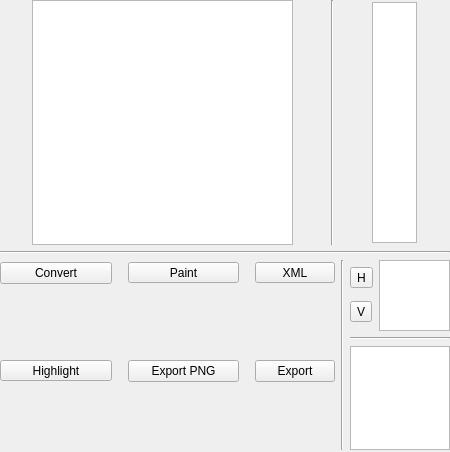
<?xml version="1.0" encoding="UTF-8"?>
<ui version="4.0">
 <class>cDrawingTab</class>
 <widget class="QWidget" name="cDrawingTab">
  <property name="geometry">
   <rect>
    <x>0</x>
    <y>0</y>
    <width>450</width>
    <height>452</height>
   </rect>
  </property>
  <property name="minimumSize">
   <size>
    <width>450</width>
    <height>452</height>
   </size>
  </property>
  <property name="maximumSize">
   <size>
    <width>450</width>
    <height>452</height>
   </size>
  </property>
  <property name="windowTitle">
   <string>Form</string>
  </property>
  <widget class="QWidget" name="layoutWidget">
   <property name="geometry">
    <rect>
     <x>0</x>
     <y>0</y>
     <width>450</width>
     <height>450</height>
    </rect>
   </property>
   <layout class="QVBoxLayout" name="verticalLayout">
    <property name="sizeConstraint">
     <enum>QLayout::SetNoConstraint</enum>
    </property>
    <item>
     <layout class="QHBoxLayout" name="horizontalLayout_2">
      <property name="sizeConstraint">
       <enum>QLayout::SetFixedSize</enum>
      </property>
      <item>
       <widget class="VisualizationGraphicsView" name="visualizationView">
        <property name="minimumSize">
         <size>
          <width>261</width>
          <height>245</height>
         </size>
        </property>
        <property name="maximumSize">
         <size>
          <width>261</width>
          <height>245</height>
         </size>
        </property>
        <property name="alignment">
         <set>Qt::AlignHCenter|Qt::AlignTop</set>
        </property>
       </widget>
      </item>
      <item>
       <widget class="Line" name="lnVr1">
        <property name="orientation">
         <enum>Qt::Vertical</enum>
        </property>
       </widget>
      </item>
      <item>
       <widget class="cTilesGraphicsView" name="tilesView">
        <property name="minimumSize">
         <size>
          <width>45</width>
          <height>241</height>
         </size>
        </property>
        <property name="maximumSize">
         <size>
          <width>45</width>
          <height>241</height>
         </size>
        </property>
        <property name="mouseTracking">
         <bool>false</bool>
        </property>
        <property name="alignment">
         <set>Qt::AlignLeading|Qt::AlignLeft|Qt::AlignTop</set>
        </property>
       </widget>
      </item>
     </layout>
    </item>
    <item>
     <widget class="Line" name="lnHz1">
      <property name="orientation">
       <enum>Qt::Horizontal</enum>
      </property>
     </widget>
    </item>
    <item>
     <layout class="QHBoxLayout" name="horizontalLayout">
      <property name="rightMargin">
       <number>0</number>
      </property>
      <item>
       <layout class="QGridLayout" name="gridLayout_2">
        <item row="0" column="0">
         <widget class="QPushButton" name="btConvert">
          <property name="text">
           <string>Convert</string>
          </property>
         </widget>
        </item>
        <item row="0" column="1">
         <spacer name="horizontalSpacer">
          <property name="orientation">
           <enum>Qt::Horizontal</enum>
          </property>
          <property name="sizeType">
           <enum>QSizePolicy::Minimum</enum>
          </property>
          <property name="sizeHint" stdset="0">
           <size>
            <width>10</width>
            <height>26</height>
           </size>
          </property>
         </spacer>
        </item>
        <item row="0" column="3">
         <spacer name="horizontalSpacer_2">
          <property name="orientation">
           <enum>Qt::Horizontal</enum>
          </property>
          <property name="sizeType">
           <enum>QSizePolicy::Minimum</enum>
          </property>
          <property name="sizeHint" stdset="0">
           <size>
            <width>10</width>
            <height>26</height>
           </size>
          </property>
         </spacer>
        </item>
        <item row="0" column="4">
         <widget class="QToolButton" name="btSaveXML">
          <property name="sizePolicy">
           <sizepolicy hsizetype="Minimum" vsizetype="Fixed">
            <horstretch>0</horstretch>
            <verstretch>0</verstretch>
           </sizepolicy>
          </property>
          <property name="text">
           <string>XML</string>
          </property>
         </widget>
        </item>
        <item row="0" column="2">
         <widget class="QToolButton" name="btPaint">
          <property name="sizePolicy">
           <sizepolicy hsizetype="Minimum" vsizetype="Fixed">
            <horstretch>0</horstretch>
            <verstretch>0</verstretch>
           </sizepolicy>
          </property>
          <property name="text">
           <string>Paint</string>
          </property>
          <property name="checkable">
           <bool>true</bool>
          </property>
         </widget>
        </item>
        <item row="2" column="2">
         <widget class="QPushButton" name="btExportPng">
          <property name="text">
           <string>Export PNG</string>
          </property>
         </widget>
        </item>
        <item row="2" column="3">
         <spacer name="horizontalSpacer_3">
          <property name="orientation">
           <enum>Qt::Horizontal</enum>
          </property>
          <property name="sizeType">
           <enum>QSizePolicy::Minimum</enum>
          </property>
          <property name="sizeHint" stdset="0">
           <size>
            <width>10</width>
            <height>26</height>
           </size>
          </property>
         </spacer>
        </item>
        <item row="2" column="1">
         <spacer name="horizontalSpacer_4">
          <property name="orientation">
           <enum>Qt::Horizontal</enum>
          </property>
          <property name="sizeType">
           <enum>QSizePolicy::Minimum</enum>
          </property>
          <property name="sizeHint" stdset="0">
           <size>
            <width>10</width>
            <height>26</height>
           </size>
          </property>
         </spacer>
        </item>
        <item row="3" column="2">
         <spacer name="verticalSpacer">
          <property name="orientation">
           <enum>Qt::Vertical</enum>
          </property>
          <property name="sizeHint" stdset="0">
           <size>
            <width>20</width>
            <height>40</height>
           </size>
          </property>
         </spacer>
        </item>
        <item row="1" column="2">
         <spacer name="verticalSpacer_2">
          <property name="orientation">
           <enum>Qt::Vertical</enum>
          </property>
          <property name="sizeHint" stdset="0">
           <size>
            <width>20</width>
            <height>40</height>
           </size>
          </property>
         </spacer>
        </item>
        <item row="2" column="4">
         <widget class="QPushButton" name="btExport">
          <property name="sizePolicy">
           <sizepolicy hsizetype="Fixed" vsizetype="Fixed">
            <horstretch>0</horstretch>
            <verstretch>0</verstretch>
           </sizepolicy>
          </property>
          <property name="text">
           <string>Export</string>
          </property>
         </widget>
        </item>
        <item row="2" column="0">
         <widget class="QToolButton" name="btHighlight">
          <property name="sizePolicy">
           <sizepolicy hsizetype="Minimum" vsizetype="Fixed">
            <horstretch>0</horstretch>
            <verstretch>0</verstretch>
           </sizepolicy>
          </property>
          <property name="text">
           <string>Highlight</string>
          </property>
          <property name="checkable">
           <bool>true</bool>
          </property>
         </widget>
        </item>
       </layout>
      </item>
      <item>
       <widget class="Line" name="line">
        <property name="orientation">
         <enum>Qt::Vertical</enum>
        </property>
       </widget>
      </item>
      <item>
       <layout class="QGridLayout" name="gridLayout">
        <property name="sizeConstraint">
         <enum>QLayout::SetNoConstraint</enum>
        </property>
        <item row="0" column="1">
         <widget class="QGraphicsView" name="selectedView">
          <property name="minimumSize">
           <size>
            <width>71</width>
            <height>71</height>
           </size>
          </property>
          <property name="maximumSize">
           <size>
            <width>71</width>
            <height>71</height>
           </size>
          </property>
         </widget>
        </item>
        <item row="2" column="0" colspan="2">
         <widget class="QGraphicsView" name="paletteView">
          <property name="alignment">
           <set>Qt::AlignLeading|Qt::AlignLeft|Qt::AlignTop</set>
          </property>
         </widget>
        </item>
        <item row="1" column="0" colspan="2">
         <widget class="Line" name="line_2">
          <property name="sizePolicy">
           <sizepolicy hsizetype="Expanding" vsizetype="Fixed">
            <horstretch>0</horstretch>
            <verstretch>0</verstretch>
           </sizepolicy>
          </property>
          <property name="orientation">
           <enum>Qt::Horizontal</enum>
          </property>
         </widget>
        </item>
        <item row="0" column="0">
         <layout class="QVBoxLayout" name="verticalLayout_2">
          <item>
           <widget class="QToolButton" name="bt_hflip">
            <property name="text">
             <string>H</string>
            </property>
            <property name="checkable">
             <bool>true</bool>
            </property>
           </widget>
          </item>
          <item>
           <widget class="QToolButton" name="bt_vflip">
            <property name="text">
             <string>V</string>
            </property>
            <property name="checkable">
             <bool>true</bool>
            </property>
           </widget>
          </item>
         </layout>
        </item>
       </layout>
      </item>
     </layout>
    </item>
   </layout>
  </widget>
 </widget>
 <customwidgets>
  <customwidget>
   <class>cTilesGraphicsView</class>
   <extends>QGraphicsView</extends>
   <header>tiles_graphics_view.h</header>
  </customwidget>
  <customwidget>
   <class>VisualizationGraphicsView</class>
   <extends>QGraphicsView</extends>
   <header>visualizationgraphicsview.h</header>
  </customwidget>
 </customwidgets>
 <resources/>
 <connections/>
</ui>
